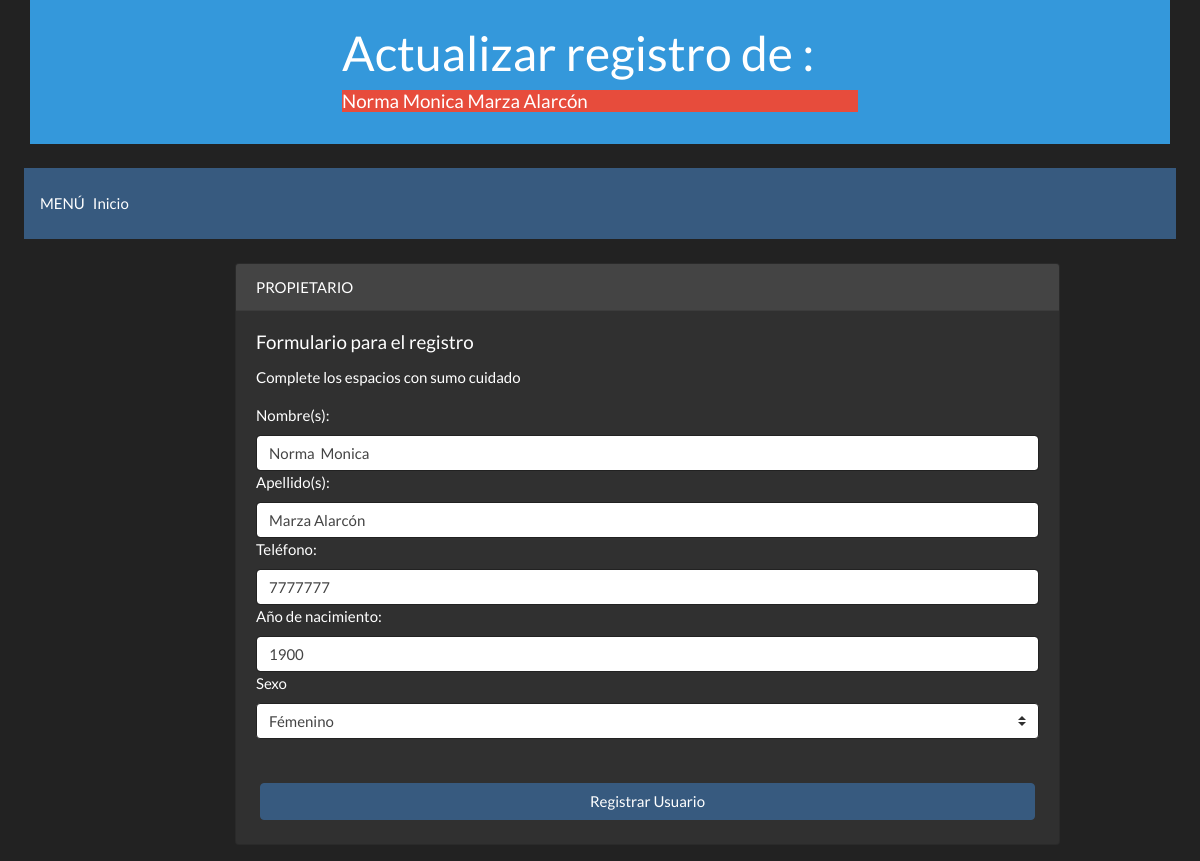
Screenshot of /actu/6 with the database file from the repository.
### app.py (models this page shows)
class tbpropietario(db.Model):
    idpropietario = db.Column(db.Integer,primary_key=True)
    nombre = db.Column(db.String(50))
    apellido = db.Column(db.String(50))
    telefono = db.Column(db.Integer)
    anio = db.Column(db.Integer)
    sexo = db.Column(db.String(5))

### app.py (the view)
@app.route('/actu/<idprop>')
def actuaUsua(idprop):
    propie = tbpropietario.query.filter_by(idpropietario = int(idprop)).first()
    db.session.commit()
    return render_template('actualizaru.html',propietario = propie)

### templates/actualizaru.html (shortened to what this page needs)
<!DOCTYPE html>
<html lang="en">
<head>
    <link rel="stylesheet" href="https://stackpath.bootstrapcdn.com/bootswatch/4.3.1/darkly/bootstrap.min.css">
</head>
<body>
        <header class="container">
                <div class="display-4 row justify-content-center p-4 cabecera bg-info">
                    <div class="col-md-6">
                        <h1>Actualizar registro de :</h1>
                        <h5 class="bg-danger">
                            {{propietario.nombre}}
                            {{propietario.apellido}}
                        </h5>
                    </div>
                </div>
        </header>
        <div class="bs-docs-section clearfix">
            <div class="bs-component">
                <nav class="navbar navbar-expand-lg navbar-dark bg-primary m-4">
                        MENÚ
                        <div class="collapse navbar-collapse" id="navbarColor01">
                        <ul class="navbar-nav mr-auto">
                            <li class="nav-item   active  ">
                            <a class="nav-link" href="/"> Inicio <span class="sr-only">(current)</span></a>
                            </li>
                        </ul>
                        </div>
                </nav>
            </div>
        </div>
        <div class="container">
            <form class="form-group" action="/actualizarprop" method="POST">
                <div class="row">
                    <div class="col-auto col-sm-9 col-md-9 offset-md-2">
                        <div class="card">
                            <div class="card-header">
                                PROPIETARIO
                            </div>
                            <div class="card-body">
                                <h5 class="card-title">Formulario para el registro</h5>
                                <p class="card-text">Complete los espacios con sumo cuidado</p>
                                <label for="nomb">Nombre(s): </label>
                                <input id="nomb" class="form-control" type="text" name="nomb" placeholder="Ingrese su nombre ej: 'juans'" value="{{propietario.nombre}}">
                                <label for="ape">Apellido(s): </label>
                                <input id="ape" class="form-control" type="text" name="ape" placeholder="Ingrese su apellido ej: 'Perez'" value="{{propietario.apellido}}">
                                <label for="telf">Teléfono: </label>
                                <input id="telf" class="form-control" type="text" name="telf" placeholder="Ingrese su teléfono ej: '70000000'" value="{{propietario.telefono}}">
                                <label for="anio">Año de nacimiento: </label>
                                <input id="anio" class="form-control" type="text" name="anio" placeholder="Ingrese su año de nacido ej: '1989'" value="{{propietario.anio}}">
                                <label for="sxo">Sexo</label>
                                <select name="sxo" id="sxo" class="custom-select" aria-selected="true">
                                    <option value="{{propietario.sexo}}" selected="">{%if propietario.sexo == 'F'%}Fémenino{%else%}Másculino{%endif%}</option>
                                </select>
                            </div>
                            <button type="submit" class="btn btn-primary m-4">Registrar Usuario</button>
                        </div>
                    </div>
                </div>
            </form>
        </div>
</body>
</html>

### rows the page displays
tbpropietario: nombre "Norma Monica", apellido "Marza Alarcón", nomb "Norma Monica", ape "Marza Alarcón", telf "7777777", anio "1900", sxo "Fémenino"
